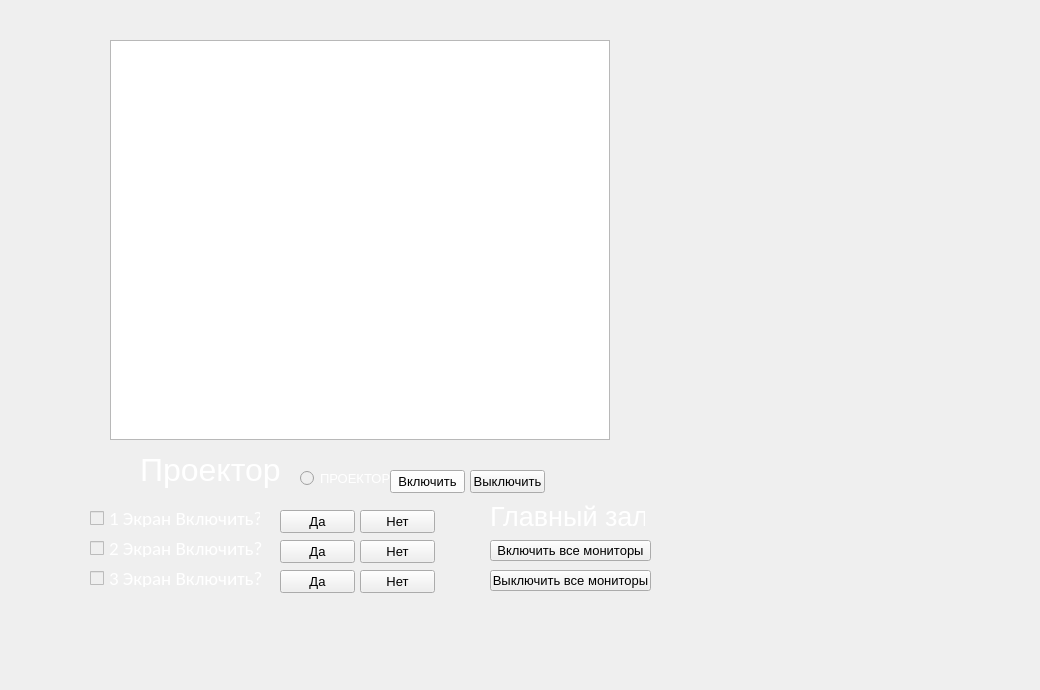
  <widget class="QWidget" name="centralwidget">
   <property name="styleSheet">
    <string notr="true"/>
   </property>
   <widget class="QGraphicsView" name="graphicsView">
    <property name="geometry">
     <rect>
      <x>110</x>
      <y>40</y>
      <width>500</width>
      <height>400</height>
     </rect>
    </property>
    <property name="minimumSize">
     <size>
      <width>500</width>
      <height>400</height>
     </size>
    </property>
    <property name="maximumSize">
     <size>
      <width>500</width>
      <height>400</height>
     </size>
    </property>
   </widget>
   <widget class="QRadioButton" name="ProjectorIndicator">
    <property name="enabled">
     <bool>false</bool>
    </property>
    <property name="geometry">
     <rect>
      <x>300</x>
      <y>470</y>
      <width>91</width>
      <height>17</height>
     </rect>
    </property>
    <property name="palette">
     <palette>
      <active>
       <colorrole role="WindowText">
        <brush brushstyle="SolidPattern">
         <color alpha="255">
          <red>0</red>
          <green>0</green>
          <blue>0</blue>
         </color>
        </brush>
       </colorrole>
       <colorrole role="Dark">
        <brush brushstyle="SolidPattern">
         <color alpha="255">
          <red>255</red>
          <green>255</green>
          <blue>255</blue>
         </color>
        </brush>
       </colorrole>
       <colorrole role="Text">
        <brush brushstyle="SolidPattern">
         <color alpha="255">
          <red>0</red>
          <green>0</green>
          <blue>0</blue>
         </color>
        </brush>
       </colorrole>
       <colorrole role="ButtonText">
        <brush brushstyle="SolidPattern">
         <color alpha="255">
          <red>0</red>
          <green>0</green>
          <blue>0</blue>
         </color>
        </brush>
       </colorrole>
      </active>
      <inactive>
       <colorrole role="WindowText">
        <brush brushstyle="SolidPattern">
         <color alpha="255">
          <red>0</red>
          <green>0</green>
          <blue>0</blue>
         </color>
        </brush>
       </colorrole>
       <colorrole role="Dark">
        <brush brushstyle="SolidPattern">
         <color alpha="255">
          <red>255</red>
          <green>255</green>
          <blue>255</blue>
         </color>
        </brush>
       </colorrole>
       <colorrole role="Text">
        <brush brushstyle="SolidPattern">
         <color alpha="255">
          <red>0</red>
          <green>0</green>
          <blue>0</blue>
         </color>
        </brush>
       </colorrole>
       <colorrole role="ButtonText">
        <brush brushstyle="SolidPattern">
         <color alpha="255">
          <red>0</red>
          <green>0</green>
          <blue>0</blue>
         </color>
        </brush>
       </colorrole>
      </inactive>
      <disabled>
       <colorrole role="WindowText">
        <brush brushstyle="SolidPattern">
         <color alpha="255">
          <red>255</red>
          <green>255</green>
          <blue>255</blue>
         </color>
        </brush>
       </colorrole>
       <colorrole role="Dark">
        <brush brushstyle="SolidPattern">
         <color alpha="255">
          <red>255</red>
          <green>255</green>
          <blue>255</blue>
         </color>
        </brush>
       </colorrole>
       <colorrole role="Text">
        <brush brushstyle="SolidPattern">
         <color alpha="255">
          <red>255</red>
          <green>255</green>
          <blue>255</blue>
         </color>
        </brush>
       </colorrole>
       <colorrole role="ButtonText">
        <brush brushstyle="SolidPattern">
         <color alpha="255">
          <red>255</red>
          <green>255</green>
          <blue>255</blue>
         </color>
        </brush>
       </colorrole>
      </disabled>
     </palette>
    </property>
    <property name="font">
     <font>
      <pointsize>10</pointsize>
     </font>
    </property>
    <property name="text">
     <string>ПРОЕКТОР</string>
    </property>
   </widget>
   <widget class="QLabel" name="label_2">
    <property name="geometry">
     <rect>
      <x>140</x>
      <y>450</y>
      <width>140</width>
      <height>39</height>
     </rect>
    </property>
    <property name="palette">
     <palette>
      <active>
       <colorrole role="WindowText">
        <brush brushstyle="SolidPattern">
         <color alpha="255">
          <red>255</red>
          <green>255</green>
          <blue>255</blue>
         </color>
        </brush>
       </colorrole>
      </active>
      <inactive>
       <colorrole role="WindowText">
        <brush brushstyle="SolidPattern">
         <color alpha="255">
          <red>255</red>
          <green>255</green>
          <blue>255</blue>
         </color>
        </brush>
       </colorrole>
      </inactive>
      <disabled>
       <colorrole role="WindowText">
        <brush brushstyle="SolidPattern">
         <color alpha="255">
          <red>120</red>
          <green>120</green>
          <blue>120</blue>
         </color>
        </brush>
       </colorrole>
      </disabled>
     </palette>
    </property>
    <property name="font">
     <font>
      <pointsize>24</pointsize>
     </font>
    </property>
    <property name="text">
     <string>Проектор</string>
    </property>
   </widget>
   <widget class="QCheckBox" name="ScreenIndicator_2">
    <property name="enabled">
     <bool>false</bool>
    </property>
    <property name="geometry">
     <rect>
      <x>90</x>
      <y>540</y>
      <width>181</width>
      <height>17</height>
     </rect>
    </property>
    <property name="palette">
     <palette>
      <active>
       <colorrole role="WindowText">
        <brush brushstyle="SolidPattern">
         <color alpha="255">
          <red>0</red>
          <green>0</green>
          <blue>0</blue>
         </color>
        </brush>
       </colorrole>
       <colorrole role="Button">
        <brush brushstyle="SolidPattern">
         <color alpha="255">
          <red>255</red>
          <green>255</green>
          <blue>255</blue>
         </color>
        </brush>
       </colorrole>
       <colorrole role="Dark">
        <brush brushstyle="SolidPattern">
         <color alpha="255">
          <red>255</red>
          <green>255</green>
          <blue>255</blue>
         </color>
        </brush>
       </colorrole>
       <colorrole role="Text">
        <brush brushstyle="SolidPattern">
         <color alpha="255">
          <red>0</red>
          <green>0</green>
          <blue>0</blue>
         </color>
        </brush>
       </colorrole>
       <colorrole role="ButtonText">
        <brush brushstyle="SolidPattern">
         <color alpha="255">
          <red>0</red>
          <green>0</green>
          <blue>0</blue>
         </color>
        </brush>
       </colorrole>
      </active>
      <inactive>
       <colorrole role="WindowText">
        <brush brushstyle="SolidPattern">
         <color alpha="255">
          <red>0</red>
          <green>0</green>
          <blue>0</blue>
         </color>
        </brush>
       </colorrole>
       <colorrole role="Button">
        <brush brushstyle="SolidPattern">
         <color alpha="255">
          <red>255</red>
          <green>255</green>
          <blue>255</blue>
         </color>
        </brush>
       </colorrole>
       <colorrole role="Dark">
        <brush brushstyle="SolidPattern">
         <color alpha="255">
          <red>255</red>
          <green>255</green>
          <blue>255</blue>
         </color>
        </brush>
       </colorrole>
       <colorrole role="Text">
        <brush brushstyle="SolidPattern">
         <color alpha="255">
          <red>0</red>
          <green>0</green>
          <blue>0</blue>
         </color>
        </brush>
       </colorrole>
       <colorrole role="ButtonText">
        <brush brushstyle="SolidPattern">
         <color alpha="255">
          <red>0</red>
          <green>0</green>
          <blue>0</blue>
         </color>
        </brush>
       </colorrole>
      </inactive>
      <disabled>
       <colorrole role="WindowText">
        <brush brushstyle="SolidPattern">
         <color alpha="255">
          <red>255</red>
          <green>255</green>
          <blue>255</blue>
         </color>
        </brush>
       </colorrole>
       <colorrole role="Button">
        <brush brushstyle="SolidPattern">
         <color alpha="255">
          <red>255</red>
          <green>255</green>
          <blue>255</blue>
         </color>
        </brush>
       </colorrole>
       <colorrole role="Dark">
        <brush brushstyle="SolidPattern">
         <color alpha="255">
          <red>255</red>
          <green>255</green>
          <blue>255</blue>
         </color>
        </brush>
       </colorrole>
       <colorrole role="Text">
        <brush brushstyle="SolidPattern">
         <color alpha="255">
          <red>255</red>
          <green>255</green>
          <blue>255</blue>
         </color>
        </brush>
       </colorrole>
       <colorrole role="ButtonText">
        <brush brushstyle="SolidPattern">
         <color alpha="255">
          <red>255</red>
          <green>255</green>
          <blue>255</blue>
         </color>
        </brush>
       </colorrole>
      </disabled>
     </palette>
    </property>
    <property name="font">
     <font>
      <family>Calibri</family>
      <pointsize>14</pointsize>
     </font>
    </property>
    <property name="text">
     <string>2 Экран Включить?</string>
    </property>
   </widget>
   <widget class="QCheckBox" name="ScreenIndicator_1">
    <property name="enabled">
     <bool>false</bool>
    </property>
    <property name="geometry">
     <rect>
      <x>90</x>
      <y>510</y>
      <width>171</width>
      <height>17</height>
     </rect>
    </property>
    <property name="palette">
     <palette>
      <active>
       <colorrole role="WindowText">
        <brush brushstyle="SolidPattern">
         <color alpha="255">
          <red>0</red>
          <green>0</green>
          <blue>0</blue>
         </color>
        </brush>
       </colorrole>
       <colorrole role="Dark">
        <brush brushstyle="SolidPattern">
         <color alpha="255">
          <red>255</red>
          <green>255</green>
          <blue>255</blue>
         </color>
        </brush>
       </colorrole>
       <colorrole role="Mid">
        <brush brushstyle="SolidPattern">
         <color alpha="255">
          <red>255</red>
          <green>255</green>
          <blue>255</blue>
         </color>
        </brush>
       </colorrole>
       <colorrole role="Text">
        <brush brushstyle="SolidPattern">
         <color alpha="255">
          <red>0</red>
          <green>0</green>
          <blue>0</blue>
         </color>
        </brush>
       </colorrole>
       <colorrole role="ButtonText">
        <brush brushstyle="SolidPattern">
         <color alpha="255">
          <red>0</red>
          <green>0</green>
          <blue>0</blue>
         </color>
        </brush>
       </colorrole>
      </active>
      <inactive>
       <colorrole role="WindowText">
        <brush brushstyle="SolidPattern">
         <color alpha="255">
          <red>0</red>
          <green>0</green>
          <blue>0</blue>
         </color>
        </brush>
       </colorrole>
       <colorrole role="Dark">
        <brush brushstyle="SolidPattern">
         <color alpha="255">
          <red>255</red>
          <green>255</green>
          <blue>255</blue>
         </color>
        </brush>
       </colorrole>
       <colorrole role="Mid">
        <brush brushstyle="SolidPattern">
         <color alpha="255">
          <red>255</red>
          <green>255</green>
          <blue>255</blue>
         </color>
        </brush>
       </colorrole>
       <colorrole role="Text">
        <brush brushstyle="SolidPattern">
         <color alpha="255">
          <red>0</red>
          <green>0</green>
          <blue>0</blue>
         </color>
        </brush>
       </colorrole>
       <colorrole role="ButtonText">
        <brush brushstyle="SolidPattern">
         <color alpha="255">
          <red>0</red>
          <green>0</green>
          <blue>0</blue>
         </color>
        </brush>
       </colorrole>
      </inactive>
      <disabled>
       <colorrole role="WindowText">
        <brush brushstyle="SolidPattern">
         <color alpha="255">
          <red>255</red>
          <green>255</green>
          <blue>255</blue>
         </color>
        </brush>
       </colorrole>
       <colorrole role="Dark">
        <brush brushstyle="SolidPattern">
         <color alpha="255">
          <red>255</red>
          <green>255</green>
          <blue>255</blue>
         </color>
        </brush>
       </colorrole>
       <colorrole role="Mid">
        <brush brushstyle="SolidPattern">
         <color alpha="255">
          <red>255</red>
          <green>255</green>
          <blue>255</blue>
         </color>
        </brush>
       </colorrole>
       <colorrole role="Text">
        <brush brushstyle="SolidPattern">
         <color alpha="255">
          <red>255</red>
          <green>255</green>
          <blue>255</blue>
         </color>
        </brush>
       </colorrole>
       <colorrole role="ButtonText">
        <brush brushstyle="SolidPattern">
         <color alpha="255">
          <red>255</red>
          <green>255</green>
          <blue>255</blue>
         </color>
        </brush>
       </colorrole>
      </disabled>
     </palette>
    </property>
    <property name="font">
     <font>
      <family>Calibri</family>
      <pointsize>14</pointsize>
     </font>
    </property>
    <property name="text">
     <string>1 Экран Включить?</string>
    </property>
   </widget>
   <widget class="QCheckBox" name="ScreenIndicator_3">
    <property name="enabled">
     <bool>false</bool>
    </property>
    <property name="geometry">
     <rect>
      <x>90</x>
      <y>570</y>
      <width>181</width>
      <height>17</height>
     </rect>
    </property>
    <property name="palette">
     <palette>
      <active>
       <colorrole role="WindowText">
        <brush brushstyle="SolidPattern">
         <color alpha="255">
          <red>0</red>
          <green>0</green>
          <blue>0</blue>
         </color>
        </brush>
       </colorrole>
       <colorrole role="Dark">
        <brush brushstyle="SolidPattern">
         <color alpha="255">
          <red>255</red>
          <green>255</green>
          <blue>255</blue>
         </color>
        </brush>
       </colorrole>
       <colorrole role="Mid">
        <brush brushstyle="SolidPattern">
         <color alpha="255">
          <red>255</red>
          <green>255</green>
          <blue>255</blue>
         </color>
        </brush>
       </colorrole>
       <colorrole role="Text">
        <brush brushstyle="SolidPattern">
         <color alpha="255">
          <red>0</red>
          <green>0</green>
          <blue>0</blue>
         </color>
        </brush>
       </colorrole>
       <colorrole role="ButtonText">
        <brush brushstyle="SolidPattern">
         <color alpha="255">
          <red>0</red>
          <green>0</green>
          <blue>0</blue>
         </color>
        </brush>
       </colorrole>
      </active>
      <inactive>
       <colorrole role="WindowText">
        <brush brushstyle="SolidPattern">
         <color alpha="255">
          <red>0</red>
          <green>0</green>
          <blue>0</blue>
         </color>
        </brush>
       </colorrole>
       <colorrole role="Dark">
        <brush brushstyle="SolidPattern">
         <color alpha="255">
          <red>255</red>
          <green>255</green>
          <blue>255</blue>
         </color>
        </brush>
       </colorrole>
       <colorrole role="Mid">
        <brush brushstyle="SolidPattern">
         <color alpha="255">
          <red>255</red>
          <green>255</green>
          <blue>255</blue>
         </color>
        </brush>
       </colorrole>
       <colorrole role="Text">
        <brush brushstyle="SolidPattern">
         <color alpha="255">
          <red>0</red>
          <green>0</green>
          <blue>0</blue>
         </color>
        </brush>
       </colorrole>
       <colorrole role="ButtonText">
        <brush brushstyle="SolidPattern">
         <color alpha="255">
          <red>0</red>
          <green>0</green>
          <blue>0</blue>
         </color>
        </brush>
       </colorrole>
      </inactive>
      <disabled>
       <colorrole role="WindowText">
        <brush brushstyle="SolidPattern">
         <color alpha="255">
          <red>255</red>
          <green>255</green>
          <blue>255</blue>
         </color>
        </brush>
       </colorrole>
       <colorrole role="Dark">
        <brush brushstyle="SolidPattern">
         <color alpha="255">
          <red>255</red>
          <green>255</green>
          <blue>255</blue>
         </color>
        </brush>
       </colorrole>
       <colorrole role="Mid">
        <brush brushstyle="SolidPattern">
         <color alpha="255">
          <red>255</red>
          <green>255</green>
          <blue>255</blue>
         </color>
        </brush>
       </colorrole>
       <colorrole role="Text">
        <brush brushstyle="SolidPattern">
         <color alpha="255">
          <red>255</red>
          <green>255</green>
          <blue>255</blue>
         </color>
        </brush>
       </colorrole>
       <colorrole role="ButtonText">
        <brush brushstyle="SolidPattern">
         <color alpha="255">
          <red>255</red>
          <green>255</green>
          <blue>255</blue>
         </color>
        </brush>
       </colorrole>
      </disabled>
     </palette>
    </property>
    <property name="font">
     <font>
      <family>Calibri</family>
      <pointsize>14</pointsize>
     </font>
    </property>
    <property name="text">
     <string>3 Экран Включить?</string>
    </property>
   </widget>
   <widget class="QLabel" name="label">
    <property name="geometry">
     <rect>
      <x>490</x>
      <y>500</y>
      <width>155</width>
      <height>33</height>
     </rect>
    </property>
    <property name="palette">
     <palette>
      <active>
       <colorrole role="WindowText">
        <brush brushstyle="SolidPattern">
         <color alpha="255">
          <red>255</red>
          <green>255</green>
          <blue>255</blue>
         </color>
        </brush>
       </colorrole>
      </active>
      <inactive>
       <colorrole role="WindowText">
        <brush brushstyle="SolidPattern">
         <color alpha="255">
          <red>255</red>
          <green>255</green>
          <blue>255</blue>
         </color>
        </brush>
       </colorrole>
      </inactive>
      <disabled>
       <colorrole role="WindowText">
        <brush brushstyle="SolidPattern">
         <color alpha="255">
          <red>120</red>
          <green>120</green>
          <blue>120</blue>
         </color>
        </brush>
       </colorrole>
      </disabled>
     </palette>
    </property>
    <property name="font">
     <font>
      <pointsize>20</pointsize>
     </font>
    </property>
    <property name="text">
     <string>Главный зал</string>
    </property>
   </widget>
   <widget class="QPushButton" name="pushButtonOn">
    <property name="geometry">
     <rect>
      <x>390</x>
      <y>470</y>
      <width>75</width>
      <height>23</height>
     </rect>
    </property>
    <property name="palette">
     <palette>
      <active>
       <colorrole role="Button">
        <brush brushstyle="SolidPattern">
         <color alpha="255">
          <red>255</red>
          <green>255</green>
          <blue>255</blue>
         </color>
        </brush>
       </colorrole>
      </active>
      <inactive>
       <colorrole role="Button">
        <brush brushstyle="SolidPattern">
         <color alpha="255">
          <red>255</red>
          <green>255</green>
          <blue>255</blue>
         </color>
        </brush>
       </colorrole>
      </inactive>
      <disabled>
       <colorrole role="Button">
        <brush brushstyle="SolidPattern">
         <color alpha="255">
          <red>255</red>
          <green>255</green>
          <blue>255</blue>
         </color>
        </brush>
       </colorrole>
      </disabled>
     </palette>
    </property>
    <property name="font">
     <font>
      <pointsize>10</pointsize>
     </font>
    </property>
    <property name="text">
     <string>Включить</string>
    </property>
   </widget>
   <widget class="QPushButton" name="pushButtonOff">
    <property name="geometry">
     <rect>
      <x>470</x>
      <y>470</y>
      <width>75</width>
      <height>23</height>
     </rect>
    </property>
    <property name="font">
     <font>
      <pointsize>10</pointsize>
     </font>
    </property>
    <property name="text">
     <string>Выключить</string>
    </property>
   </widget>
   <widget class="QPushButton" name="pushButtonM1Yes">
    <property name="geometry">
     <rect>
      <x>280</x>
      <y>510</y>
      <width>75</width>
      <height>23</height>
     </rect>
    </property>
    <property name="font">
     <font>
      <pointsize>10</pointsize>
     </font>
    </property>
    <property name="text">
     <string>Да</string>
    </property>
   </widget>
   <widget class="QPushButton" name="pushButtonM1No">
    <property name="geometry">
     <rect>
      <x>360</x>
      <y>510</y>
      <width>75</width>
      <height>23</height>
     </rect>
    </property>
    <property name="font">
     <font>
      <pointsize>10</pointsize>
     </font>
    </property>
    <property name="text">
     <string>Нет</string>
    </property>
   </widget>
   <widget class="QPushButton" name="pushButtonM3Yes">
    <property name="geometry">
     <rect>
      <x>280</x>
      <y>570</y>
      <width>75</width>
      <height>23</height>
     </rect>
    </property>
    <property name="font">
     <font>
      <pointsize>10</pointsize>
     </font>
    </property>
    <property name="text">
     <string>Да</string>
    </property>
   </widget>
   <widget class="QPushButton" name="pushButtonM3No">
    <property name="geometry">
     <rect>
      <x>360</x>
      <y>570</y>
      <width>75</width>
      <height>23</height>
     </rect>
    </property>
    <property name="font">
     <font>
      <pointsize>10</pointsize>
     </font>
    </property>
    <property name="text">
     <string>Нет</string>
    </property>
   </widget>
   <widget class="QPushButton" name="pushButtonM2Yes">
    <property name="geometry">
     <rect>
      <x>280</x>
      <y>540</y>
      <width>75</width>
      <height>23</height>
     </rect>
    </property>
    <property name="font">
     <font>
      <pointsize>10</pointsize>
     </font>
    </property>
    <property name="text">
     <string>Да</string>
    </property>
   </widget>
   <widget class="QPushButton" name="pushButtonM2No">
    <property name="geometry">
     <rect>
      <x>360</x>
      <y>540</y>
      <width>75</width>
      <height>23</height>
     </rect>
    </property>
    <property name="font">
     <font>
      <pointsize>10</pointsize>
     </font>
    </property>
    <property name="text">
     <string>Нет</string>
    </property>
   </widget>
   <widget class="QPushButton" name="pushButtonAllMOn">
    <property name="geometry">
     <rect>
      <x>490</x>
      <y>540</y>
      <width>161</width>
      <height>21</height>
     </rect>
    </property>
    <property name="font">
     <font>
      <pointsize>10</pointsize>
     </font>
    </property>
    <property name="text">
     <string>Включить все мониторы</string>
    </property>
   </widget>
   <widget class="QPushButton" name="pushButtonAllMOff">
    <property name="geometry">
     <rect>
      <x>490</x>
      <y>570</y>
      <width>161</width>
      <height>21</height>
     </rect>
    </property>
    <property name="font">
     <font>
      <pointsize>10</pointsize>
     </font>
    </property>
    <property name="text">
     <string>Выключить все мониторы</string>
    </property>
   </widget>
   <widget class="QLabel" name="label_3">
    <property name="enabled">
     <bool>true</bool>
    </property>
    <property name="geometry">
     <rect>
      <x>0</x>
      <y>-20</y>
      <width>1031</width>
      <height>681</height>
     </rect>
    </property>
    <property name="minimumSize">
     <size>
      <width>0</width>
      <height>2</height>
     </size>
    </property>
    <property name="text">
     <string/>
    </property>
    <property name="pixmap">
     <pixmap>../../../Desktop/фон.qrc.jpg</pixmap>
    </property>
   </widget>
   <zorder>label_3</zorder>
   <zorder>graphicsView</zorder>
   <zorder>ProjectorIndicator</zorder>
   <zorder>label_2</zorder>
   <zorder>ScreenIndicator_2</zorder>
   <zorder>ScreenIndicator_1</zorder>
   <zorder>ScreenIndicator_3</zorder>
   <zorder>label</zorder>
   <zorder>pushButtonOn</zorder>
   <zorder>pushButtonOff</zorder>
   <zorder>pushButtonM1Yes</zorder>
   <zorder>pushButtonM1No</zorder>
   <zorder>pushButtonM3Yes</zorder>
   <zorder>pushButtonM3No</zorder>
   <zorder>pushButtonM2Yes</zorder>
   <zorder>pushButtonM2No</zorder>
   <zorder>pushButtonAllMOn</zorder>
   <zorder>pushButtonAllMOff</zorder>
  </widget>
